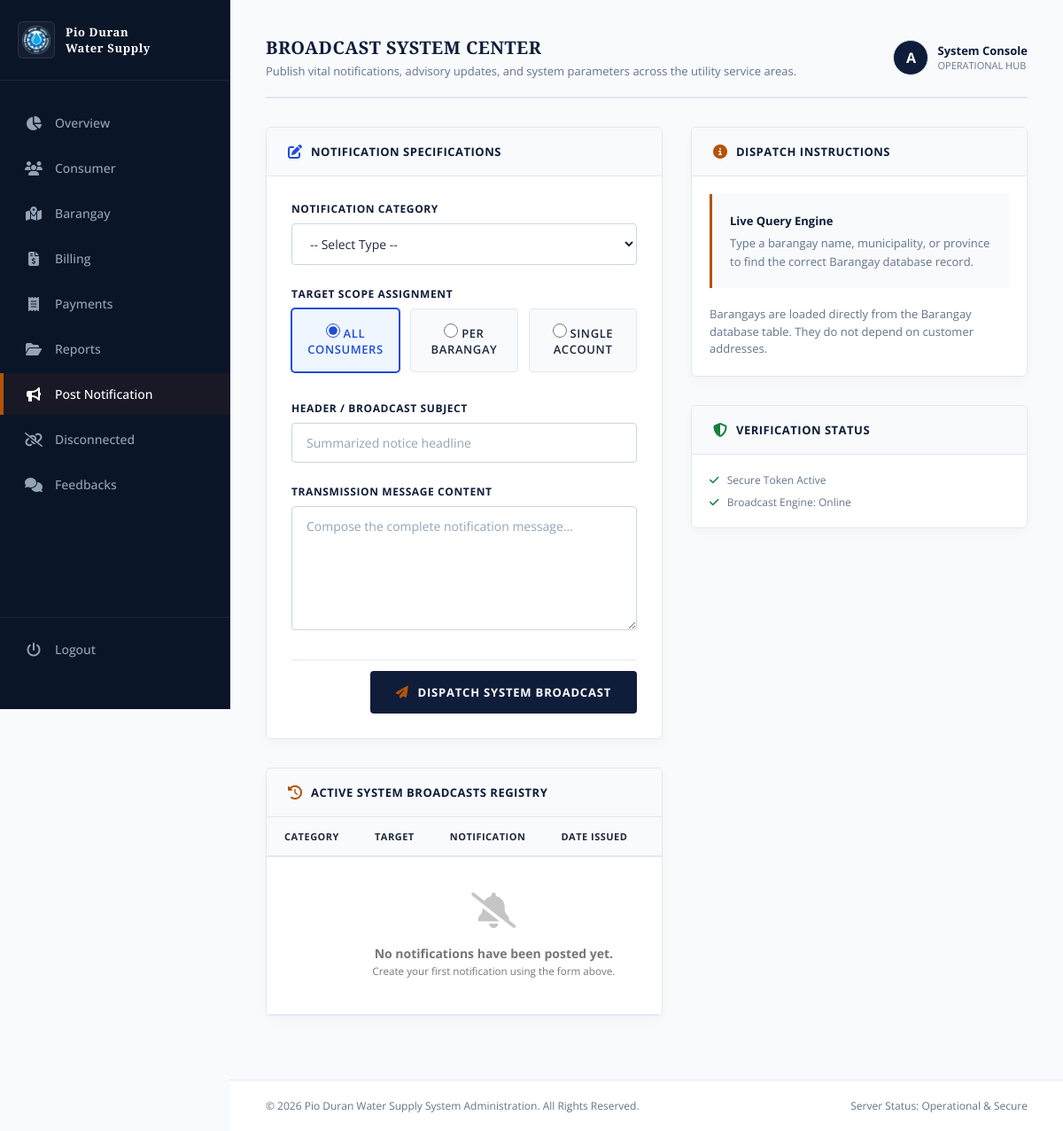
The page /pwss/post-notification/ (signed in) on the database as committed earlier.
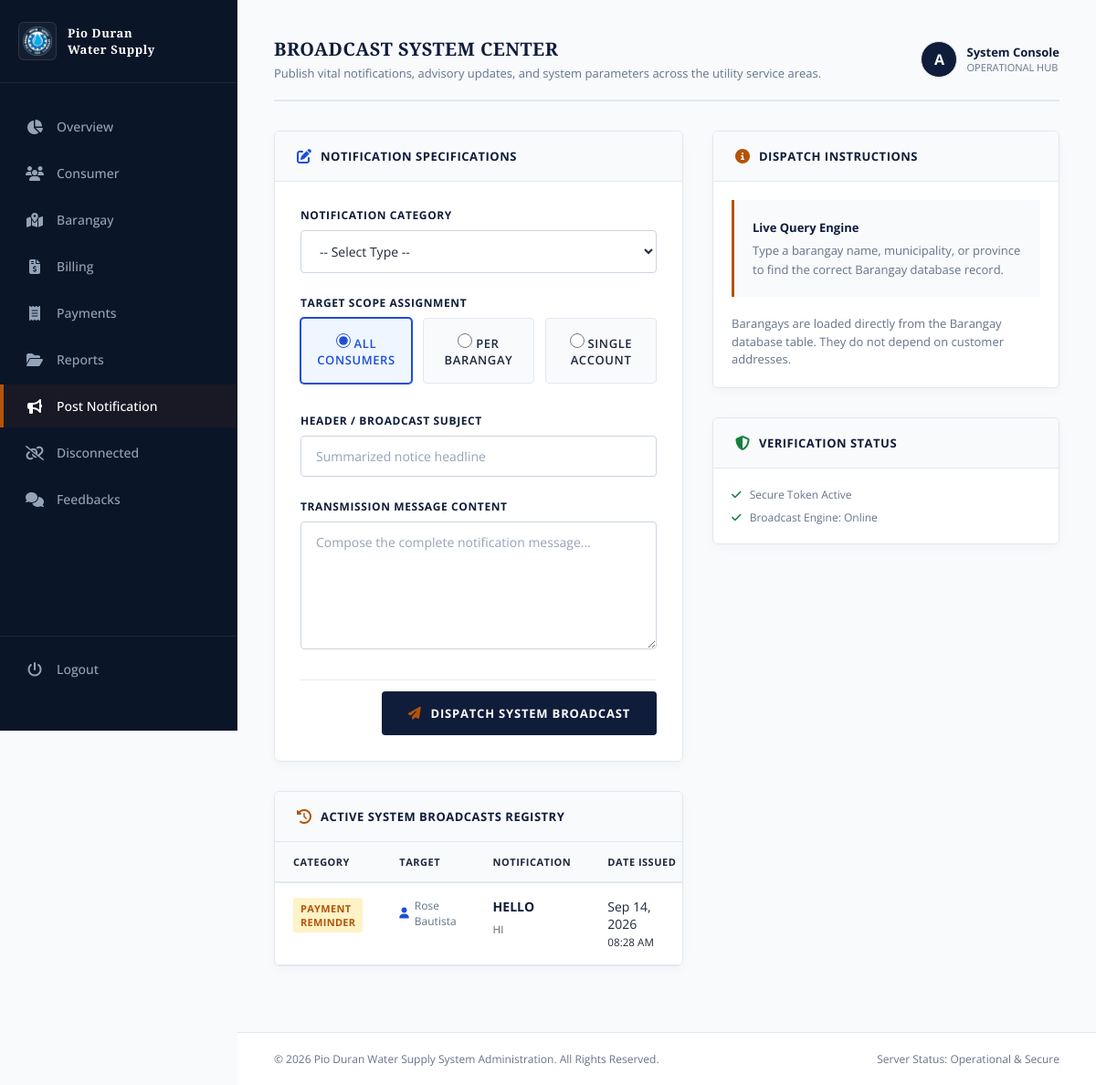
The same page on the database as committed later.
### core/models.py (models this page shows, shortened)
class Notification(models.Model):
    TARGET_CHOICES = (
        ("customer", "Single Customer"),
        ("barangay", "Barangay"),
        ("all", "All Customers"),
    )
    STATUS_CHOICES = (
        ("general", "General"),
        ("billing", "Billing"),
        ("payment_reminder", "Payment Reminder"),
        ("disconnection", "Disconnection"),
        ("reconnection", "Reconnection"),
        ("maintenance", "Maintenance"),
        ("clearing_operation", "Clearing Operation"),
    )
    target = models.CharField(
        max_length=20,
        choices=TARGET_CHOICES,
        default="customer"
    )
    customer = models.ForeignKey(
        Customer,
        on_delete=models.CASCADE,
        null=True,
        blank=True,
        related_name="notifications"
    )
    barangay = models.CharField(
        max_length=100,
        null=True,
        blank=True
    )
    status = models.CharField(
        max_length=30,
        choices=STATUS_CHOICES,
        default="general"
    )
    title = models.CharField(max_length=200)
    message = models.TextField()
    created_at = models.DateTimeField(auto_now_add=True)
    expires_at = models.DateTimeField(default=default_expiry)
    class Meta:
        ordering = ["-created_at"]

### customer/models.py (models this page shows, shortened)
class Customer(models.Model):
    STATUS_CHOICES = (
        ("new", "New Applicant"),
        ("old", "Old Customer"),
    )
    user = models.OneToOneField(
        User,
        on_delete=models.CASCADE,
        related_name="customer_profile"
    )
    firstname = models.CharField(max_length=200)
    lastname = models.CharField(max_length=200)
    middlename = models.CharField(max_length=200)
    submitter_no = models.CharField(
        max_length=250,
        unique=True,
        blank=True,
        null=True
    )
    address = models.CharField(max_length=250)
    barangay = models.ForeignKey(
        Barangay,
        on_delete=models.PROTECT,
        related_name="customers"
    )
    status = models.CharField(
        max_length=20,
        choices=STATUS_CHOICES,
        default="new"
    )
    is_active = models.BooleanField(default=True)

### core/views.py (the view, shortened to what this page needs)
# urls.py: path('post-notification/', views.post_notification, name='post-notifacation'),
@login_required(login_url="login-view")
def post_notification(request):
    customers = (
        Customer.objects
        .select_related("barangay")
        .order_by("firstname", "lastname")
    )
    barangays = (
        Barangay.objects
        .order_by("barangay_name")
    )
    notifications = (
        Notification.objects
        .select_related("customer")
        .order_by("-created_at")
    )
    return render(
        request,
        "admin/post_notification.html",
        {
            "customers": customers,
            "barangays": barangays,
            "notifications": notifications,
        }
    )

### core/templates/admin/post_notification.html (shortened to what the changed rows need)
{% extends 'admin.html' %}
{% block content %}
<div class="workspace-wrapper">
    <header class="view-header">
        <div class="view-header-title">
            <h2>
                Broadcast System Center
            </h2>
        </div>
    </header>
    <div class="notification-grid">
        <div class="left-column">
            <section class="panel-card">
                <div class="table-container">
                    <table class="classic-table">
                        <thead>
                            <tr>
                                <th width="15%">
                                    Category
                                </th>
                                <th width="20%">
                                    Target
                                </th>
                                <th width="40%">
                                    Notification
                                </th>
                                <th width="15%">
                                    Date Issued
                                </th>
                                <th
                                    width="10%"
                                    style="text-align: center;"
                                >
                                </th>
                            </tr>
                        </thead>
                        <tbody>
                            {% for notification in notifications %}
                                <tr>
                                    <td>
                                        <span
                                            class="badge badge-{{ notification.status }}"
                                        >
                                            {{ notification.get_status_display }}
                                        </span>
                                    </td>
                                    <td>
                                        {% if notification.target == "all" %}
                                            <span class="scope-tag">
                                                <i class="fa-solid fa-users"></i>
                                                All Customers
                                            </span>
                                        {% elif notification.target == "customer" %}
                                            <span class="scope-tag">
                                                <i class="fa-solid fa-user"></i>
                                                {{ notification.customer.firstname }}
                                                {{ notification.customer.lastname }}
                                            </span>
                                        {% endif %}
                                    </td>
                                    <td>
                                        <strong
                                            style="
                                                display: block;
                                                color: var(--bg-navy);
                                                margin-bottom: 5px;
                                            "
                                        >
                                            {{ notification.title }}
                                        </strong>
                                        <small style="color: #666;">
                                            {{ notification.message|truncatechars:120 }}
                                        </small>
                                    </td>
                                    <td>
                                        {{ notification.created_at|date:"M d, Y" }}
                                        <br>
                                        <small>
                                            {{ notification.created_at|date:"h:i A" }}
                                        </small>
                                    </td>
                                </tr>
                            {% empty %}
                                <tr>
                                    <td
                                        colspan="5"
                                        style="
                                            text-align: center;
                                            padding: 40px;
                                            color: #777;
                                        "
                                    >
                                        <i
                                            class="fa-solid fa-bell-slash"
                                            style="
                                                font-size: 40px;
                                                color: #c5c5c5;
                                            "
                                        ></i>
                                        <br>
                                        <br>
                                        <strong>
                                            No notifications have been posted yet.
                                        </strong>
                                        <br>
                                        <small>
                                            Create your first notification using the form above.
                                        </small>
                                    </td>
                                </tr>
                            {% endfor %}
                        </tbody>
                    </table>
                </div>
            </section>
        </div>
    </div>
</div>
{% endblock %}

Rows that differ between the two databases and show on the page:
added Notification: status "PAYMENT REMINDER", customer.firstname "Rose", customer.lastname "Bautista", title "HELLO", message "HI", created_at "Sep 14, 2026", created_at "08:28 AM"
Other text that changed with them:
text no longer shown: "No notifications have been posted yet. Create your first notification using the form above."
